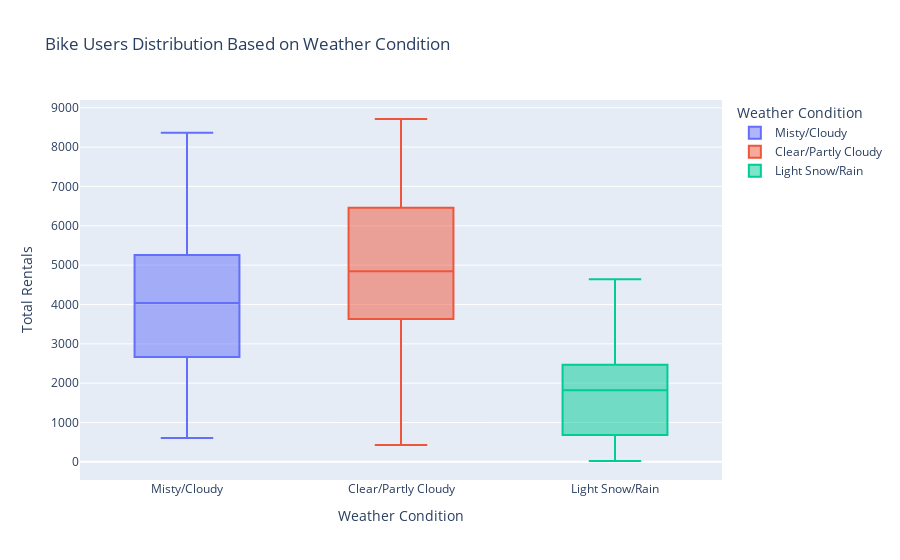

Write notebook code for a chart like this one.
### Markdown cell above
### Pertanyaan 2: Apakah kondisi cuaca mempengaruhi jumlah pengguna sepeda?

### Code cell
fig = px.box(day_df, x='weathersit', y='count', color='weathersit',
             title='Bike Users Distribution Based on Weather Condition',
             labels={'weathersit': 'Weather Condition', 'count': 'Total Rentals'})

# Display the plot
fig.show()

### Figure 1 — Plotly figure (JSON) as saved in the notebook; plotly's stock layout.template omitted (floating-point values rounded to 4 significant figures; data arrays with more than 128 entries replaced by an {"elided": "..."} marker saying what was removed)
{"data": [{"alignmentgroup": "True", "hovertemplate": "Weather Condition=%{x}<br>Total Rentals=%{y}<extra></extra>", "legendgroup": "Misty/Cloudy", "marker": {"color": "#636efa"}, "name": "Misty/Cloudy", "notched": false, "offsetgroup": "Misty/Cloudy", "orientation": "v", "showlegend": true, "type": "box", "x": {"elided": "247 str values"}, "x0": " ", "xaxis": "x", "y": {"elided": "247 int values"}, "y0": " ", "yaxis": "y"}, {"alignmentgroup": "True", "hovertemplate": "Weather Condition=%{x}<br>Total Rentals=%{y}<extra></extra>", "legendgroup": "Clear/Partly Cloudy", "marker": {"color": "#EF553B"}, "name": "Clear/Partly Cloudy", "notched": false, "offsetgroup": "Clear/Partly Cloudy", "orientation": "v", "showlegend": true, "type": "box", "x": {"elided": "463 str values"}, "x0": " ", "xaxis": "x", "y": {"elided": "463 int values"}, "y0": " ", "yaxis": "y"}, {"alignmentgroup": "True", "hovertemplate": "Weather Condition=%{x}<br>Total Rentals=%{y}<extra></extra>", "legendgroup": "Light Snow/Rain", "marker": {"color": "#00cc96"}, "name": "Light Snow/Rain", "notched": false, "offsetgroup": "Light Snow/Rain", "orientation": "v", "showlegend": true, "type": "box", "x": ["Light Snow/Rain", "Light Snow/Rain", "Light Snow/Rain", "Light Snow/Rain", "Light Snow/Rain", "Light Snow/Rain", "Light Snow/Rain", "Light Snow/Rain", "Light Snow/Rain", "Light Snow/Rain", "Light Snow/Rain", "Light Snow/Rain", "Light Snow/Rain", "Light Snow/Rain", "Light Snow/Rain", "Light Snow/Rain", "Light Snow/Rain", "Light Snow/Rain", "Light Snow/Rain", "Light Snow/Rain", "Light Snow/Rain"], "x0": " ", "xaxis": "x", "y": [506, 623, 1685, 795, 2710, 1996, 1842, 2416, 2424, 627, 1817, 2765, 1607, 2594, 705, 2169, 1027, 4459, 4639, 22, 441], "y0": " ", "yaxis": "y"}], "layout": {"boxmode": "overlay", "legend": {"title": {"text": "Weather Condition"}, "tracegroupgap": 0}, "title": {"text": "Bike Users Distribution Based on Weather Condition"}, "xaxis": {"anchor": "y", "categoryarray": ["Misty/Cloudy", "Clear/Partly Cloudy", "Light Snow/Rain"], "categoryorder": "array", "domain": [0, 1], "title": {"text": "Weather Condition"}}, "yaxis": {"anchor": "x", "domain": [0, 1], "title": {"text": "Total Rentals"}}}}
